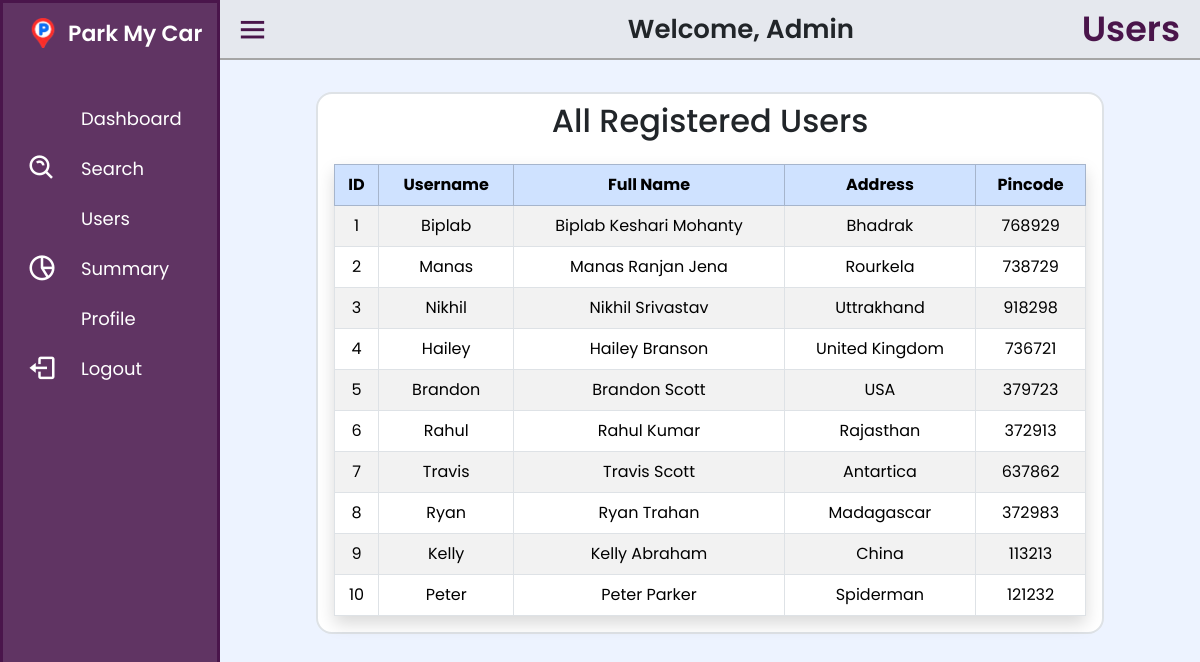
Screenshot of /users with the database file from the repository.
### tables this page shows
CREATE TABLE users (
    id INTEGER PRIMARY KEY AUTOINCREMENT,
    username TEXT UNIQUE NOT NULL,
    full_name TEXT NOT NULL,
    password TEXT NOT NULL,
    address TEXT,
    pincode TEXT
);

### app.py (the view)
@app.route('/users')
def show_users():
    conn = sqlite3.connect(DB_PATH)
    conn.row_factory = sqlite3.Row  # Allows dict-like access
    cursor = conn.cursor()
    cursor.execute('SELECT * FROM users')
    users = cursor.fetchall()
    conn.close()
    return render_template("AdminTemplate.html",current="Users", users=users)

### templates/AdminTemplate.html (shortened to what this page needs)
<!DOCTYPE html>
<html lang="en" dir="ltr">
  <head>
    <link rel="stylesheet" href="../static/css/sidebar.css" />
    <link
      href="https://cdn.boxicons.com/fonts/basic/boxicons.min.css"
      rel="stylesheet"
    />
    <link
      href="https://unpkg.com/boxicons@2.0.7/css/boxicons.min.css"
      rel="stylesheet"
    />
  </head>
  <body>
    <div class="sidebar">
      <div class="logo-details">
        <img
          src="../static/images/favicon.png"
          alt=""
          style="height: 30px; margin-left: 25px; margin-right: 10px"
        />
        <span class="logo_name">Park&nbsp;My&nbsp;Car</span>
      </div>
      <ul class="nav-links">
        <li>
          <a href="/admindashboard">
            <i class="bx bx-dashboard-alt"></i>
            <span class="link_name">Dashboard</span>
          </a>
        </li>
        <li>
          <a href="/search">
            <i class='bx  bx-search-alt'  ></i>
            <span class="link_name">Search</span>
          </a>
        </li>
        <li>
          <a href="/users">
            <i class='bx  bx-community'  ></i>
            <span class="link_name">Users</span>
          </a>
        </li>
        <li>
          <a href="/adminsummary">
            <i class="bx bx-pie-chart-alt-2"></i>
            <span class="link_name">Summary</span>
          </a>
        </li>
        <li>
          <a data-bs-toggle="modal" data-bs-target="#EditProfile" style="cursor: pointer;">
            <i class="bx bx-user-square"></i>
            <span class="link_name">Profile</span>
          </a>
        </li>
        <li>
          <a data-bs-toggle="modal" data-bs-target="#LogoutCard" style="cursor: pointer;">
            <i class="bx bx-log-out"></i>
            <span class="link_name">Logout</span>
          </a>
        </li>
      </ul>
    </div>
    <section class="home-section">
      <div class="home-content ">
        <i class="bx bx-menu" style="width: 150px;"></i>
        <span >Welcome, Admin</span>
        <span class="text" style="margin-right: 20px;">{{current}}</span>
      </div>
      <div>{% if (current == "Dashboard")%}
        {%include "AdminDashboard.html"%}
        {%elif (current == "Users")%}
        {%include "RegisteredUsers.html"%}
        {%elif (current == "Search")%}
        {%include "AdminSearch.html"%}
        {%else%}
        {%include "AdminSummary.html"%}
        {% endif %}
    </div>
    </section>
  </body>
</html>

### templates/RegisteredUsers.html (shortened to what this page needs)
<!DOCTYPE html>
<html lang="en">
  <head>
    <link
      href="https://cdn.jsdelivr.net/npm/bootstrap@5.3.3/dist/css/bootstrap.min.css"
      rel="stylesheet"
    />
  </head>
  <body>
    <div class="content-blur py-3 px-5">
      <div
        class="w-full rounded-4 bg-white border border-2 d-flex flex-column align-items-center mx-5 my-3 pt-2"
      >
        <h2 class="mb-4 text-center">All Registered Users</h2>
        <div class="px-3 w-100 rounded-2">
          <table class="table table-bordered table-hover table-striped shadow text-center align-middle">
            <thead class="table-primary">
              <tr>
                <th>ID</th>
                <th>Username</th>
                <th>Full Name</th>
                <th>Address</th>
                <th>Pincode</th>
              </tr>
            </thead>
            <tbody>
              {% for user in users %}
              <tr>
                <td>{{ user.id }}</td>
                <td>{{ user.username }}</td>
                <td>{{ user.full_name }}</td>
                <td>{{ user.address or '-' }}</td>
                <td>{{ user.pincode or '-' }}</td>
              </tr>
              {% else %}
              <tr>
                <td colspan="6" class="text-center">No users found.</td>
              </tr>
              {% endfor %}
            </tbody>
          </table>
        </div>
      </div>
    </div>
  </body>
</html>

### static/css/sidebar.css (style rules this page uses)
* { margin: 0; padding: 0; box-sizing: border-box; font-family: "Poppins", sans-serif; }
.sidebar { position: fixed; top: 0; left: 0; height: 100%; width: 220px; background: #4a154bdc; z-index: 100; transition: all 0.5s ease; border: 3px solid #4A154B; }
.sidebar .logo-details { height: 60px; width: 100%; display: flex; align-items: center; }
.sidebar .logo-details .logo_name { font-size: 22px; color: #fff; font-weight: 600; transition: 0.05s ease; transition-delay: 0.01s; }
.sidebar .nav-links { height: 100%; padding: 30px 0 150px 0; overflow: auto; }
.sidebar .nav-links li { position: relative; list-style: none; transition: all 0.4s ease; }
.sidebar .nav-links li i { height: 50px; min-width: 78px; text-align: center; line-height: 50px; color: #fff; font-size: 30px; cursor: pointer; transition: all 0.3s ease; }
.sidebar .nav-links li a { display: flex; align-items: center; text-decoration: none; }
.sidebar .nav-links li a .link_name { font-size: 18px; font-weight: 400; color: #fff; transition: all 0.4s ease; }
.home-section { position: relative; height: 100vh; left: 220px; width: calc(100% - 220px); transition: all 0.5s ease; }
.home-section .home-content { background: #e0e0e08c; height: 60px; display: flex; justify-content:between; align-items: center; border-bottom: 2px solid #a5a5a5ff; }
.home-section .home-content .bx-menu, .home-section .home-content .text { color: #4A154B; font-size: 35px; }
.home-section .home-content .bx-menu { margin: 0 15px; cursor: pointer; }
.home-section .home-content { display: flex; justify-content: space-between; font-size: 26px; font-weight: 600; }

### templates/RegisteredUsers.html (style rules this page uses)
body { font-family: "Poppins", "Roboto", sans-serif; background-color: #edf3ff; }

### rows the page displays
users: id "1", username "Biplab", full_name "Biplab Keshari Mohanty", address "Bhadrak", pincode "768929"
users: id "2", username "Manas", full_name "Manas Ranjan Jena", address "Rourkela", pincode "738729"
users: id "3", username "Nikhil", full_name "Nikhil Srivastav", address "Uttrakhand", pincode "918298"
users: id "4", username "Hailey", full_name "Hailey Branson", address "United Kingdom", pincode "736721"
users: id "5", username "Brandon", full_name "Brandon Scott", address "USA", pincode "379723"
users: id "6", username "Rahul", full_name "Rahul Kumar", address "Rajasthan", pincode "372913"
users: id "7", username "Travis", full_name "Travis Scott", address "Antartica", pincode "637862"
users: id "8", username "Ryan", full_name "Ryan Trahan", address "Madagascar", pincode "372983"
users: id "9", username "Kelly", full_name "Kelly Abraham", address "China", pincode "113213"
users: id "10", username "Peter", full_name "Peter Parker", address "Spiderman", pincode "121232"

### other values shown
{{ current }} "Users"
